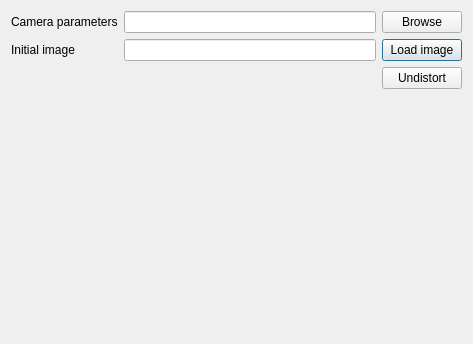
<?xml version="1.0" encoding="UTF-8"?>
<ui version="4.0">
 <class>Undistort</class>
 <widget class="QDialog" name="Undistort">
  <property name="geometry">
   <rect>
    <x>0</x>
    <y>0</y>
    <width>473</width>
    <height>344</height>
   </rect>
  </property>
  <property name="windowTitle">
   <string>Dialog</string>
  </property>
  <layout class="QVBoxLayout" name="verticalLayout_2">
   <item>
    <layout class="QGridLayout" name="gridLayout">
     <item row="0" column="0">
      <widget class="QLabel" name="label">
       <property name="text">
        <string>Camera parameters</string>
       </property>
      </widget>
     </item>
     <item row="0" column="1">
      <widget class="QLineEdit" name="lineEdit"/>
     </item>
     <item row="1" column="0">
      <widget class="QLabel" name="label_2">
       <property name="text">
        <string>Initial image</string>
       </property>
      </widget>
     </item>
     <item row="1" column="1">
      <widget class="QLineEdit" name="lineEdit_2"/>
     </item>
     <item row="1" column="2">
      <widget class="QPushButton" name="pushButton_2">
       <property name="text">
        <string>Load image</string>
       </property>
      </widget>
     </item>
     <item row="0" column="2">
      <widget class="QPushButton" name="pushButton">
       <property name="text">
        <string>Browse</string>
       </property>
      </widget>
     </item>
     <item row="2" column="2">
      <widget class="QPushButton" name="pushButton_3">
       <property name="text">
        <string>Undistort</string>
       </property>
      </widget>
     </item>
     <item row="3" column="1">
      <spacer name="verticalSpacer">
       <property name="orientation">
        <enum>Qt::Vertical</enum>
       </property>
       <property name="sizeHint" stdset="0">
        <size>
         <width>20</width>
         <height>40</height>
        </size>
       </property>
      </spacer>
     </item>
    </layout>
   </item>
  </layout>
 </widget>
 <resources/>
 <connections/>
</ui>
